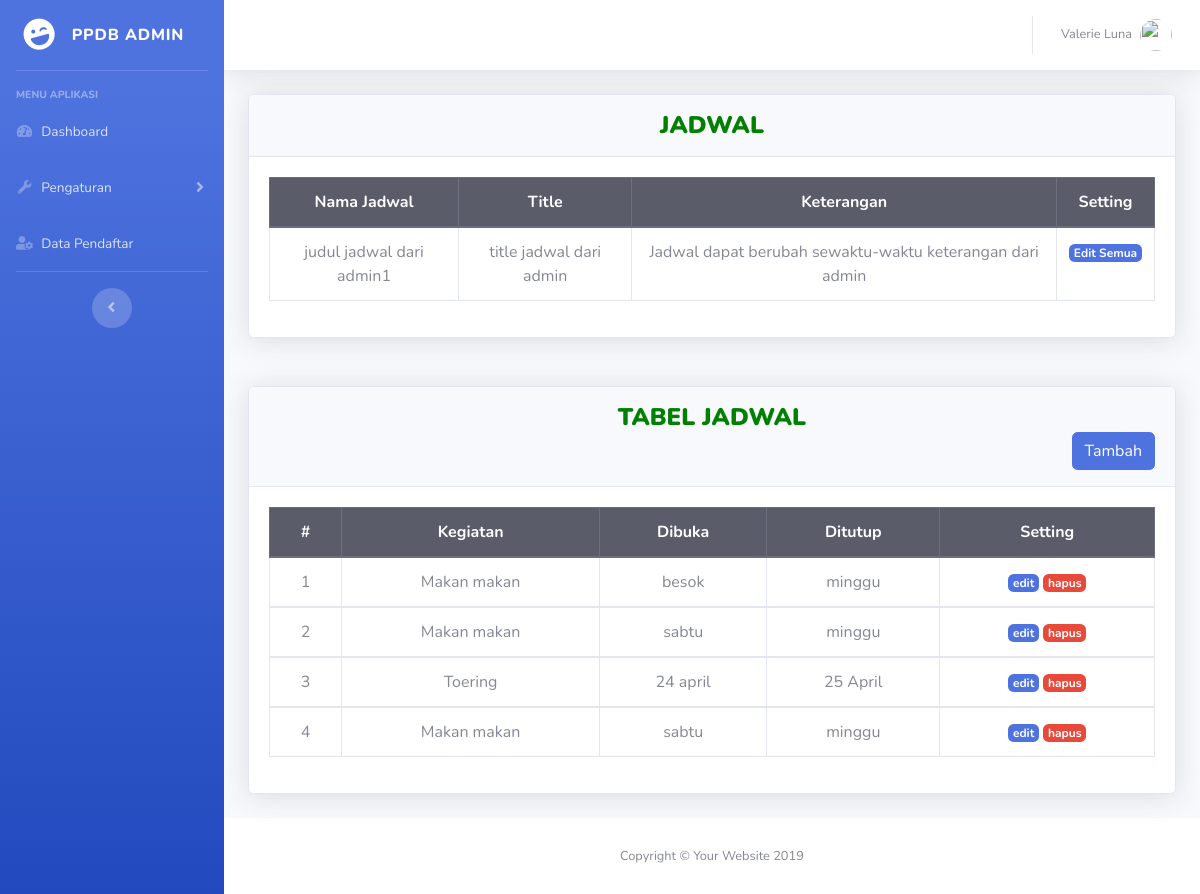
The page /index.php/home/Dashboard on the database its author committed.
### tables this page shows
CREATE TABLE `jadwal` (
  `id` int(11) NOT NULL,
  `nama_jadwal` varchar(700) NOT NULL,
  `title_jadwal` varchar(700) NOT NULL,
  `ket` varchar(700) NOT NULL
);

CREATE TABLE `tabel_jadwal` (
  `id` int(11) NOT NULL,
  `kegiatan` varchar(700) NOT NULL,
  `dibuka` varchar(700) NOT NULL,
  `ditutup` varchar(700) NOT NULL
);

### application/controllers/Home.php (called while the page is built, shortened)
<?php
class Home extends CI_Controller
{
	function __construct()
	{
		$this->load->model('M_admin_home');
		$this->load->model('M_dashboard');
	}
	public function Dashboard()
	{
		$data['jadwal'] = $this->M_admin_home->tampildata();
		$data['judul1'] = $this->M_admin_home->tampildata1();
		$data['title'] = 'Dashboard';
		$this->load->view('back/header', $data);
		$this->load->view('back/sidebar');
		$this->load->view('back/topbar');
		$this->load->view('back/jadwal/dashboard', $data);
		$this->load->view('back/footer');
	}
}

### index.php (called while the page is built, shortened)
<?php
require_once BASEPATH.'core/CodeIgniter.php';

### application/models/M_admin_home.php (called while the page is built, shortened)
<?php
class M_admin_home extends CI_Model
{
    public function tampildata()
    {
        return $this->db->get('jadwal')->row_array();
    }
    public function tampildata1()
    {
        return $this->db->get('tabel_jadwal')->result_array();
    }
}

### application/views/back/jadwal/dashboard.php (the view, shortened to what this page needs)
<div class="container-fluid" style="margin-top: 20px">
    <div class="card shadow mb-4 card-responsive">
        <div class="card-header py-3">
            <h4 class="m-0 font-weight-bold text-primary text-center text-uppercase">
                <font color="green"><b>Jadwal</b></font>
        </div>
        <div class="card-body">
            <div class="table-responsive">
                <table class="table text-center table-bordered" cellspacing="0">
                    <thead class="thead-dark">
                        <tr>
                            <th>Nama Jadwal</th>
                            <th>Title</th>
                            <th>Keterangan</th>
                            <th colspan="2">Setting</th>
                        </tr>
                    </thead>
                    <tbody>
                        <tr>
                            <td><?php echo $jadwal['nama_jadwal']; ?></td>
                            <td><?php echo $jadwal['title_jadwal']; ?></td>
                            <td><?php echo $jadwal['ket']; ?></td>
                            <td>
                                <a href="<?php echo base_url() ?>Home/edit_data/<?php echo $jadwal['id']; ?>" class="badge badge-primary">Edit Semua</a>
                            </td>
                        </tr>
                    </tbody>
                </table>
            </div>
        </div>
    </div>
    <br>
    <div class="card shadow mb-4 card-responsive">
        <div class="card-header py-3">
            <h4 class="m-0 font-weight-bold text-primary text-center text-uppercase">
                <font color="green"><b>Tabel Jadwal</b></font>
                <h6 class="m-0 font-weight-bold text-primary float-right"> <a href="<?php echo base_url('Home/tambah_tabel') ?>" class="btn btn-primary float-right">Tambah</a>
        </div>
        <div class="card-body">
            <div class="table-responsive">
                <table class="table text-center table-bordered" cellspacing="0">
                    <thead class="thead-dark">
                        <th>#</th>
                        <th>Kegiatan</th>
                        <th>Dibuka</th>
                        <th>Ditutup</th>
                        <th colspan="2">Setting</th>
                    </thead>
                    <tbody>
                        <?php
                        $no = 1;
                        foreach ($judul1 as $jdl) : ?>
                            <td><?php echo $no++; ?></td>
                            <td><?php echo $jdl['kegiatan']; ?></td>
                            <td><?php echo $jdl['dibuka']; ?></td>
                            <td><?php echo $jdl['ditutup']; ?></td>
                            <td>
                                <a href="<?php echo base_url() ?>Home/edit_tabel/<?php echo $jdl['id']; ?>" class="badge badge-primary">edit</a>
                                <a href="<?php echo base_url() ?>Home/hapus_tabel/<?php echo $jdl['id']; ?>" class="badge badge-danger">hapus</a>
                            </td>
                    </tbody>
                <?php endforeach; ?>
                </table>
            </div>
        </div>
    </div>
</div>

### rows shown on the page
jadwal: nama_jadwal "judul jadwal dari admin1", title_jadwal "title jadwal dari admin", ket "Jadwal dapat berubah sewaktu-waktu keterangan dari admin"
tabel_jadwal: kegiatan "Makan makan", dibuka "besok", ditutup "minggu"
tabel_jadwal: kegiatan "Makan makan", dibuka "sabtu", ditutup "minggu"
tabel_jadwal: kegiatan "Toering", dibuka "24 april", ditutup "25 April"
tabel_jadwal: kegiatan "Makan makan", dibuka "sabtu", ditutup "minggu"
